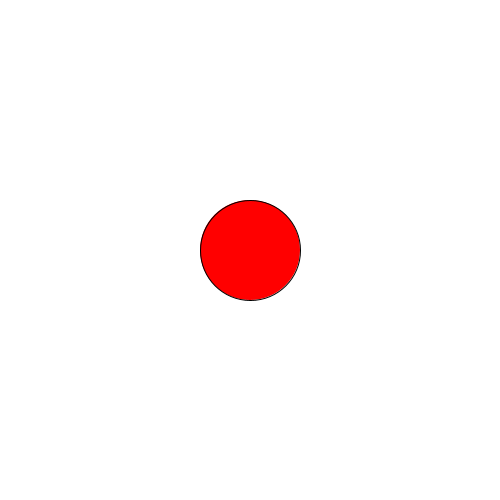
Frame 1 (no input)
Frame 60 (the mouse pressed at the canvas centre just before this capture): identical to frame 1, image omitted
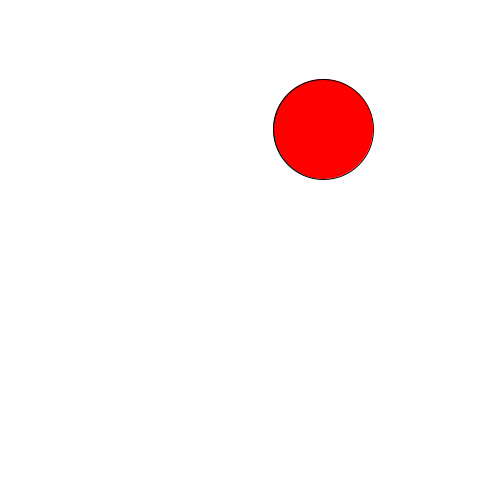
Frame 120 (the mouse held since frame 60 and released just before this capture)

The Processing sketch that drew these frames (run headless with seeded random() and noise(); from frame 60 on, the mouse is pressed at the canvas centre):

// Processing sketch: slippery_dot
// ── slippery_dot.pde

 // Make a slippery dot. When you click on the dot it will slide to a new location.
 
 
 // 1. Create three integer variables to represent the x, y, and the size of the ellipse
       int x = 250;
       int y = 250;
       int size = 100;
    void setup() {
      // 2. Set the size of your sketch
    size(500,500);
    }
    
    void draw() {
    
      // 3. Set the background color of your sketch
      background(255,255,255);
      // 4. Draw an ellipse using the variables created at the top of the sketch for the location and size of your ellipse. 
      //    Make sure it fits in the window. Change the variables if it does not.
      fill(255,0,0);
    ellipse(x,y,size,100);
    
    }
    
    /******** This method gets called automatically when you press the mouse ************/
    void mousePressed() {
      //5. Create an integer variable called distance
      int distance = 0;
      //6. The getDistanceFromMouse() method below returns a number.
      //   Set the value of your distance variable to the value returned by the getDistance method
      //   You will need to pass the x and y location of your ellipse to this method.
       distance = getDistanceFromMouse(x,y);
          
      //7.  Use an if statement to check if your distance variable is < the radius of the ellipse
      //    If it is, make a new x AND y for the ellipse, for a new random location on the window
      //    Hint: Use code like this      x = (int) random(width);
       if(distance<50){
     x = (int) random(width);
     y = (int) random(width);
       }
      
    }
    
    /********  This method gives you the number of pixels between the mouse and the x,y point ***********/
    int getDistanceFromMouse(int x, int y) {
      return (int)Math.sqrt(Math.pow((mouseX-x),2) + Math.pow((mouseY-y),2));
    }
